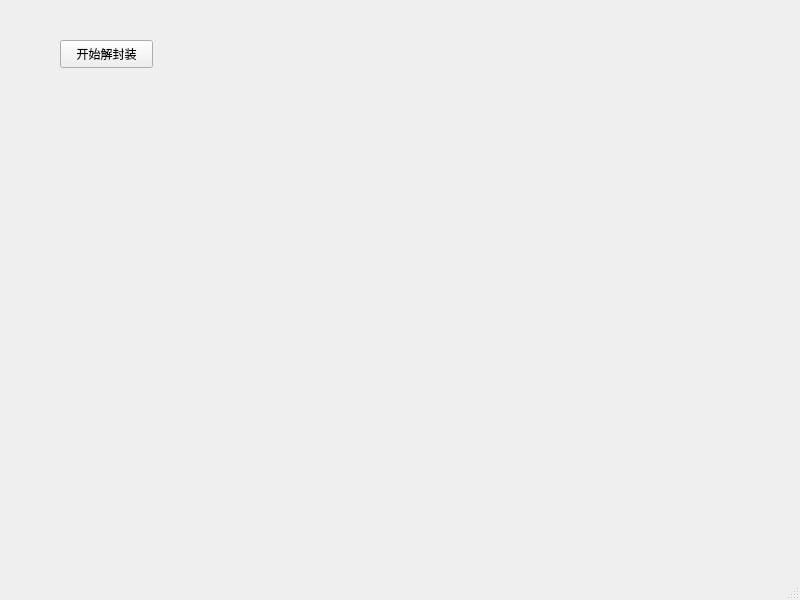
<?xml version="1.0" encoding="UTF-8"?>
<ui version="4.0">
 <class>MainWindow</class>
 <widget class="QMainWindow" name="MainWindow">
  <property name="geometry">
   <rect>
    <x>0</x>
    <y>0</y>
    <width>800</width>
    <height>600</height>
   </rect>
  </property>
  <property name="windowTitle">
   <string>MainWindow</string>
  </property>
  <widget class="QWidget" name="centralwidget">
   <widget class="QPushButton" name="audioButton">
    <property name="geometry">
     <rect>
      <x>60</x>
      <y>40</y>
      <width>93</width>
      <height>28</height>
     </rect>
    </property>
    <property name="text">
     <string>开始解封装</string>
    </property>
   </widget>
  </widget>
  <widget class="QMenuBar" name="menubar">
   <property name="geometry">
    <rect>
     <x>0</x>
     <y>0</y>
     <width>800</width>
     <height>21</height>
    </rect>
   </property>
  </widget>
  <widget class="QStatusBar" name="statusbar"/>
 </widget>
 <resources/>
 <connections/>
</ui>
